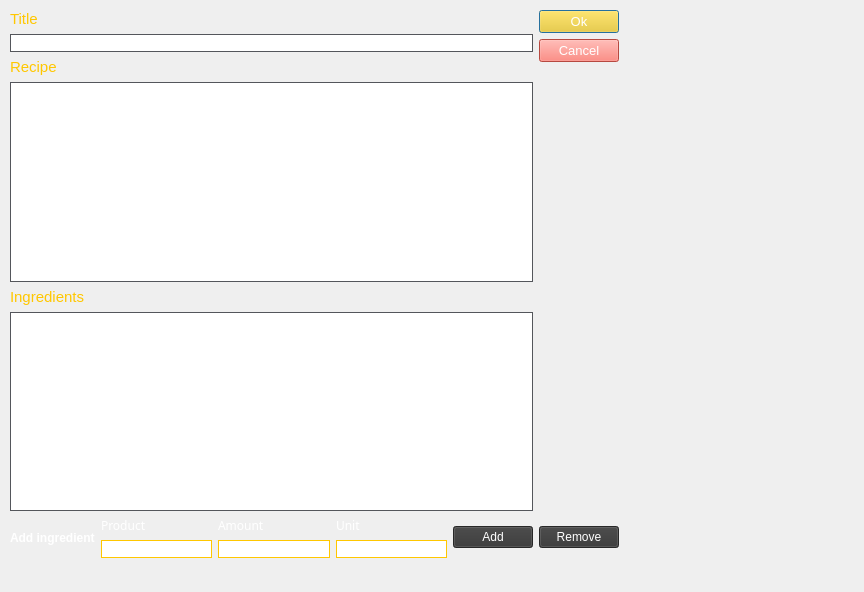
<?xml version="1.0" encoding="UTF-8"?>
<ui version="4.0">
 <class>EntryDialog</class>
 <widget class="QDialog" name="EntryDialog">
  <property name="geometry">
   <rect>
    <x>0</x>
    <y>0</y>
    <width>864</width>
    <height>592</height>
   </rect>
  </property>
  <property name="windowTitle">
   <string>Urszula Chmielewska - Add Recipe</string>
  </property>
  <property name="styleSheet">
   <string notr="true"/>
  </property>
  <widget class="QWidget" name="layoutWidget">
   <property name="geometry">
    <rect>
     <x>10</x>
     <y>10</y>
     <width>609</width>
     <height>548</height>
    </rect>
   </property>
   <layout class="QVBoxLayout" name="verticalLayout_10">
    <item>
     <layout class="QHBoxLayout" name="horizontalLayout_2">
      <item>
       <layout class="QVBoxLayout" name="verticalLayout_5">
        <item>
         <layout class="QVBoxLayout" name="verticalLayout">
          <item>
           <widget class="QLabel" name="label_3">
            <property name="styleSheet">
             <string notr="true">font: 8pt &quot;Gill Sans MT&quot;;
color: #FFC700;
font-size: 15px;</string>
            </property>
            <property name="text">
             <string>Title</string>
            </property>
           </widget>
          </item>
          <item>
           <widget class="QLineEdit" name="titleRecipe">
            <property name="font">
             <font>
              <family>Segoe UI</family>
              <pointsize>-1</pointsize>
              <weight>50</weight>
              <italic>false</italic>
              <bold>false</bold>
             </font>
            </property>
            <property name="styleSheet">
             <string notr="true">font: &quot;Gill Sans MT&quot;;
font-size: 11px;
border-style: solid;
border-width: 0.5px;
border-color: #54565B;
background-color: #FFFFFF</string>
            </property>
           </widget>
          </item>
         </layout>
        </item>
        <item>
         <layout class="QVBoxLayout" name="verticalLayout_2">
          <item>
           <widget class="QLabel" name="label">
            <property name="styleSheet">
             <string notr="true">font: 8pt &quot;Gill Sans MT&quot;;
color: #FFC700;
font-size: 15px;</string>
            </property>
            <property name="text">
             <string>Recipe</string>
            </property>
           </widget>
          </item>
          <item>
           <widget class="QTextEdit" name="txtRecipe">
            <property name="font">
             <font>
              <family>Segoe UI</family>
              <pointsize>-1</pointsize>
              <weight>50</weight>
              <italic>false</italic>
              <bold>false</bold>
             </font>
            </property>
            <property name="cursor" stdset="0">
             <cursorShape>IBeamCursor</cursorShape>
            </property>
            <property name="styleSheet">
             <string notr="true">font: &quot;Gill Sans MT&quot;;
font-size: 11px;
border-style: solid;
border-width: 0.5px;
border-color: #54565B;
background-color: #FFFFFF</string>
            </property>
           </widget>
          </item>
         </layout>
        </item>
        <item>
         <layout class="QVBoxLayout" name="verticalLayout_3">
          <item>
           <widget class="QLabel" name="label_2">
            <property name="autoFillBackground">
             <bool>false</bool>
            </property>
            <property name="styleSheet">
             <string notr="true">font: 8pt &quot;Gill Sans MT&quot;;
color: #FFC700;
font-size: 15px;</string>
            </property>
            <property name="text">
             <string>Ingredients</string>
            </property>
           </widget>
          </item>
          <item>
           <widget class="QTableView" name="ingredientsList">
            <property name="font">
             <font>
              <family>Segoe UI</family>
              <pointsize>-1</pointsize>
              <weight>50</weight>
              <italic>false</italic>
              <bold>false</bold>
             </font>
            </property>
            <property name="cursor" stdset="0">
             <cursorShape>PointingHandCursor</cursorShape>
            </property>
            <property name="styleSheet">
             <string notr="true">font: &quot;Gill Sans MT&quot;;
font-size: 11px;
border-style: solid;
border-width: 0.5px;
border-color: #54565B;
background-color: #FFFFFF</string>
            </property>
            <property name="editTriggers">
             <set>QAbstractItemView::NoEditTriggers</set>
            </property>
            <property name="selectionMode">
             <enum>QAbstractItemView::SingleSelection</enum>
            </property>
            <property name="selectionBehavior">
             <enum>QAbstractItemView::SelectRows</enum>
            </property>
           </widget>
          </item>
         </layout>
        </item>
       </layout>
      </item>
      <item>
       <layout class="QVBoxLayout" name="verticalLayout_4">
        <item>
         <widget class="QPushButton" name="btnOk">
          <property name="cursor">
           <cursorShape>PointingHandCursor</cursorShape>
          </property>
          <property name="styleSheet">
           <string notr="true">font: 8pt &quot;Gill Sans MT&quot;;
font-size: 13px;
background-color: #FFCB05;
color: white;</string>
          </property>
          <property name="text">
           <string>Ok</string>
          </property>
         </widget>
        </item>
        <item>
         <widget class="QPushButton" name="btnCancel">
          <property name="cursor">
           <cursorShape>PointingHandCursor</cursorShape>
          </property>
          <property name="styleSheet">
           <string notr="true">font: 8pt &quot;Gill Sans MT&quot;;
font-size: 13px;
background-color: #FF665A;
color: #FFFFFF;</string>
          </property>
          <property name="text">
           <string>Cancel</string>
          </property>
         </widget>
        </item>
        <item>
         <spacer name="verticalSpacer">
          <property name="orientation">
           <enum>Qt::Vertical</enum>
          </property>
          <property name="sizeHint" stdset="0">
           <size>
            <width>20</width>
            <height>40</height>
           </size>
          </property>
         </spacer>
        </item>
       </layout>
      </item>
     </layout>
    </item>
    <item>
     <layout class="QHBoxLayout" name="horizontalLayout">
      <item>
       <widget class="QLabel" name="label_4">
        <property name="styleSheet">
         <string notr="true">font: 8pt &quot;Gill Sans MT&quot;;
font-size: 12px;
font: bold;
color: white;</string>
        </property>
        <property name="text">
         <string>Add ingredient</string>
        </property>
       </widget>
      </item>
      <item>
       <layout class="QVBoxLayout" name="verticalLayout_6">
        <item>
         <widget class="QLabel" name="label_5">
          <property name="font">
           <font>
            <family>Gill Sans MT</family>
           </font>
          </property>
          <property name="styleSheet">
           <string notr="true">color: white;</string>
          </property>
          <property name="text">
           <string>Product</string>
          </property>
         </widget>
        </item>
        <item>
         <widget class="QLineEdit" name="product">
          <property name="styleSheet">
           <string notr="true">font: 8pt &quot;Gill Sans MT&quot;;
font-size: 11px;
border-style: solid;
border-width: 1px;
border-color: #FFC700;
background-color: #FFFFFF</string>
          </property>
         </widget>
        </item>
       </layout>
      </item>
      <item>
       <layout class="QVBoxLayout" name="verticalLayout_7">
        <item>
         <widget class="QLabel" name="label_6">
          <property name="font">
           <font>
            <family>Gill Sans MT</family>
           </font>
          </property>
          <property name="styleSheet">
           <string notr="true">color: white;</string>
          </property>
          <property name="text">
           <string>Amount</string>
          </property>
         </widget>
        </item>
        <item>
         <widget class="QLineEdit" name="amount">
          <property name="styleSheet">
           <string notr="true">font: 8pt &quot;Gill Sans MT&quot;;
font-size: 11px;
border-style: solid;
border-width: 1px;
border-color: #FFC700;
background-color: #FFFFFF</string>
          </property>
         </widget>
        </item>
       </layout>
      </item>
      <item>
       <layout class="QVBoxLayout" name="verticalLayout_9">
        <item>
         <widget class="QLabel" name="label_7">
          <property name="font">
           <font>
            <family>Gill Sans MT</family>
           </font>
          </property>
          <property name="styleSheet">
           <string notr="true">color: white;</string>
          </property>
          <property name="text">
           <string>Unit</string>
          </property>
         </widget>
        </item>
        <item>
         <widget class="QLineEdit" name="unit">
          <property name="styleSheet">
           <string notr="true">font: 8pt &quot;Gill Sans MT&quot;;
font-size: 11px;
border-style: solid;
border-width: 1px;
border-color: #FFC700;
background-color: #FFFFFF</string>
          </property>
         </widget>
        </item>
       </layout>
      </item>
      <item>
       <widget class="QPushButton" name="btnAdd">
        <property name="cursor">
         <cursorShape>PointingHandCursor</cursorShape>
        </property>
        <property name="styleSheet">
         <string notr="true">font: 8pt &quot;Gill Sans MT&quot;;
font-size: 12px;
background-color: #363636;
color: #FFFFFF;</string>
        </property>
        <property name="text">
         <string>Add</string>
        </property>
       </widget>
      </item>
      <item>
       <widget class="QPushButton" name="btnRemove">
        <property name="cursor">
         <cursorShape>PointingHandCursor</cursorShape>
        </property>
        <property name="styleSheet">
         <string notr="true">font: 8pt &quot;Gill Sans MT&quot;;
font-size: 12px;
background-color: #363636;
color: #FFFFFF;</string>
        </property>
        <property name="text">
         <string>Remove</string>
        </property>
       </widget>
      </item>
     </layout>
    </item>
   </layout>
  </widget>
 </widget>
 <resources/>
 <connections/>
</ui>
